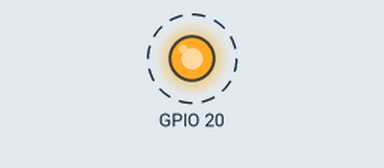
This program was run on a simulated ESP32. Shown: output pins drawn as LEDs (lit = HIGH). Dashed ring = blinking.

Above: at 0.2 s.
Timing chart, 0 to 3.0 s (numbered marks = the images above):
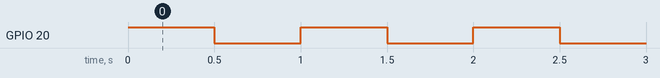

The program:

main.cpp
```cpp
// [Warning] Gemini API call failed: 503 UNAVAILABLE. {'error': {'code': 503, 'message': 'This model is currently experiencing high demand. Spikes in demand are usually temporary. Please try again later.', 'status': 'UNAVAILABLE'}}
// Falling back to Simulation Mode.

/*
 * ==========================================================================
 * PINMIND GENERATION ENGINE - PARAMETERIZED LOCAL TEMPLATE
 * MCU: ESP32-WROOM | Framework: Arduino | Intent: LED_BLINK
 * Mapped Pin: led on GPIO20
 * Extracted Params: interval_ms=500, baud_rate=115200, resolution=12-bit, duty=100%
 * ==========================================================================
 */

void setup() {
  pinMode(20, OUTPUT);
}

void loop() {
  digitalWrite(20, HIGH);
  delay(500);
  digitalWrite(20, LOW);
  delay(500);
}
```

Measured:
- by itself, GPIO 20: alternates HIGH for 0.50 s and LOW for 0.50 s
